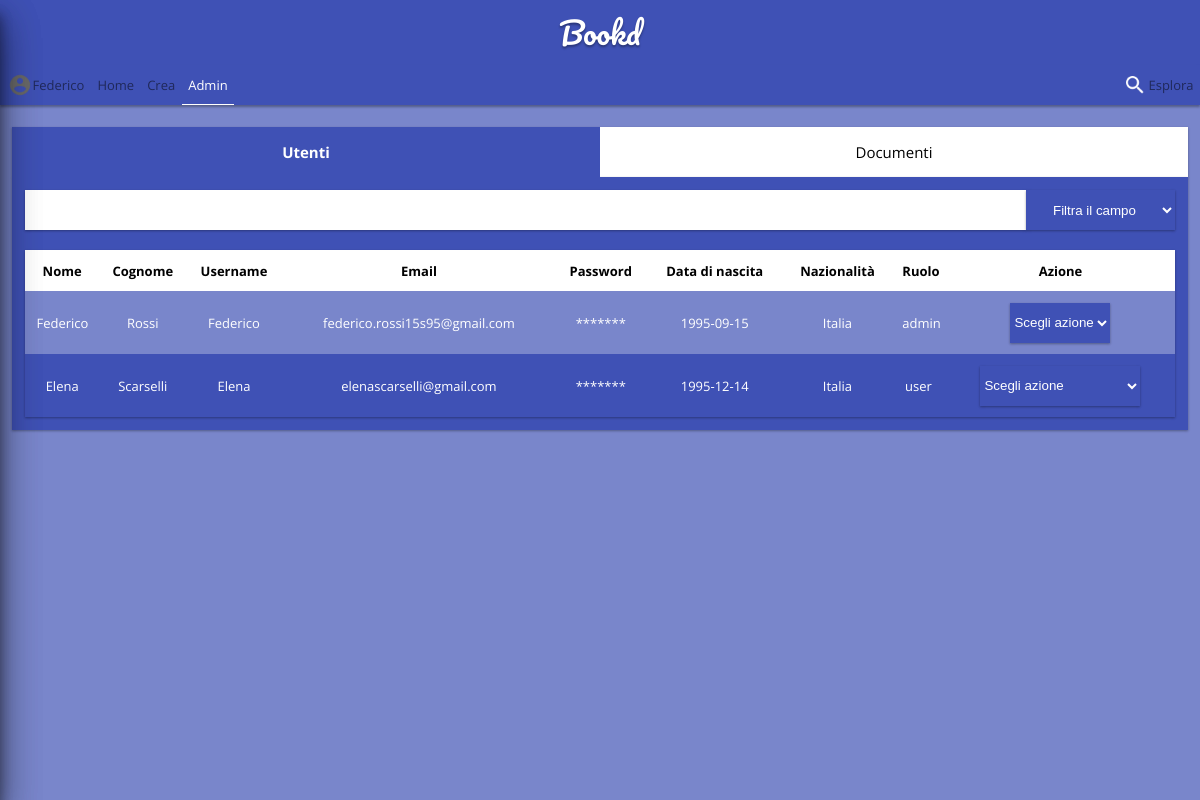
The page /authority.php (signed in) on the database as committed earlier.
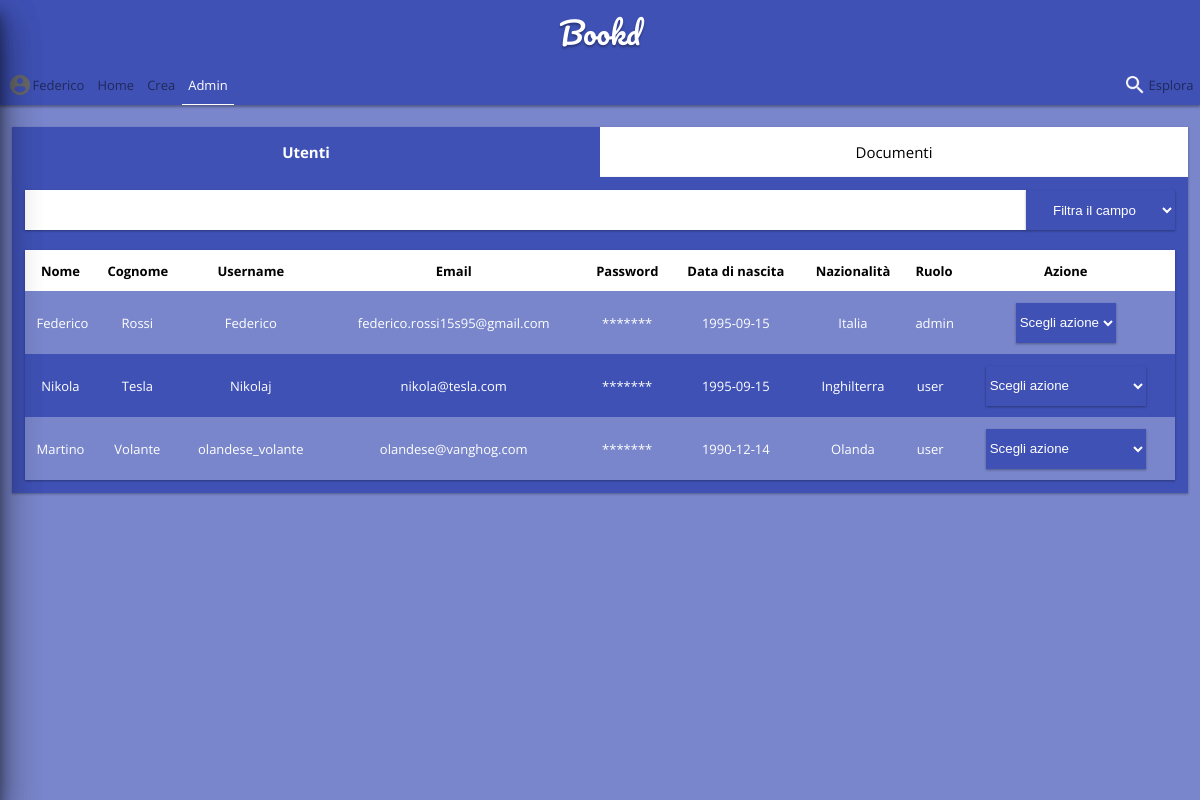
The same page on the database as committed later.
### tables this page shows
CREATE TABLE `user` (
  `id` int(11) NOT NULL AUTO_INCREMENT,
  `username` varchar(45) NOT NULL,
  `password` varchar(255) NOT NULL,
  `email` varchar(80) NOT NULL,
  `name` varchar(45) DEFAULT NULL,
  `surname` varchar(45) DEFAULT NULL,
  `birthdate` date DEFAULT NULL,
  `country` varchar(45) DEFAULT NULL,
  `credits` float NOT NULL DEFAULT '0',
  `picture` varchar(255) NOT NULL DEFAULT './img/default.png',
  `role` varchar(45) NOT NULL DEFAULT 'user',
  PRIMARY KEY (`id`),
  UNIQUE KEY `username_UNIQUE` (`username`),
  UNIQUE KEY `email_UNIQUE` (`email`)
);

### php/partials/secured.php (called while the page is built, shortened)
<?php
	session_start();
	if($_SESSION['user'])
		$user = $_SESSION['user'];

### php/lib/model/User.php (called while the page is built, shortened)
<?php
class User {
	private $id;
	public function __wakeup() {
		$this->refresh();
	}
	public static function read($id) {
		global $db;
		$stmnt = $db->prepare("SELECT * FROM user WHERE id=?");
		$stmnt->bind_param("i",$id);
		$stmnt->execute();
		$result = $stmnt->get_result();
		$user = $result->fetch_object('User');
		return $user;
	}
	public static function fetchAll() {
		global $db;
		$stmnt = $db->prepare("SELECT * FROM user");
		$stmnt->execute();
		$result = $stmnt->get_result();
		$users = array();
		while($userObj = $result->fetch_object("User"))
			array_push($users, $userObj);
		return $users;
	}
	public function __get($field) {
		return $this->$field;
	}
	public function refresh() {
		$usr = User::read($this->id);
	}
}

### authority.php (the view, shortened to what this page needs)
<!DOCTYPE html>
<?php
	require "./php/partials/secured.php";
?>
<html lang="it">
<?php
	include "./php/partials/header.php";
	include "./php/partials/body.php";
	$users = User::fetchAll();
?>
		<main id="authorityFragmentContainer">
			<?php if($user->role == "admin") { ?>
			<article data-fragment data-name="Utenti">
				<form class="combo">
					<input class="light" type="search" id="userFilter">
					<select class="light" id="userSelector"></select>
				</form>
				<table class="userTable">
					<thead>
						<th>Nome</th>
						<th>Cognome</th>
						<th>Username</th>
						<th>Email</th>
						<th>Password</th>
						<th>Data di nascita</th>
						<th>Nazionalità</th>
						<th>Ruolo</th>
						<th>Azione</th>
					</thead>
					<tbody id="userTable">
						<?php
							foreach ($users as $tmp) {
								echo "
									<tr>
										<td>$tmp->name</td>
										<td>$tmp->surname</td>
										<td>$tmp->username</td>
										<td>$tmp->email</td>
										<td>*******</td>
										<td>$tmp->birthdate</td>
										<td>$tmp->country</td>
										<td>$tmp->role</td>
										<td>
											<select onchange='action(this)' data-id='$tmp->id' data-model='user'>
												<option value='-1'>Scegli azione</option>";
								echo "
												<option value='3'>Sospendi</option>
												<option value='2'>Rimuovi</option>
											</select>
										</td>
									</tr>
								";
							}
					?>
					</tbody>
				</table>
			</article>
			<?php } ?>
		</main>
	</body>
</html>

### php/partials/header.php (shortened to what this page needs)
<?php
	$menuVoices = array();
	$menuVoices['home'] = "/home.php";
	$menuVoices['crea'] = "/create.php";
	$menuVoices['admin'] = "/authority.php";
	$menuVoices['modera'] = "/authority.php";
	$thisUri = $_SERVER['REQUEST_URI'];
	$explodedUri = explode("/", $thisUri);
	$index = count($explodedUri) - 1;
	$thisUrl = "/" . $explodedUri[$index];
?>
<head>
	<link rel="stylesheet" media="screen and (max-width: 719px)" type="text/css" href="css/responsive.css">
	<link rel="stylesheet" media="screen and (min-width: 720px)" type="text/css" href="css/style.css">
</head>

### php/partials/body.php (shortened to what this page needs)
<body onload="bodyMain()">
	<header>
		<h1>Bookd</h1>
	</header>
	<nav>
		<ul id="nav">
			<li <?php if($thisUrl == "/profile.php") echo "class='active' " ?> id="picture"><a id="toggleProfile"  href="#"><img src="<?= $user->picture ?>" alt="Profile"><?= " " . $user->username ?></a></li>
			<?php
				foreach ($menuVoices as $name => $address) {
					if($name == "modera" && $user->role != "moderator") continue;
					$name = ucfirst($name);
					echo "<li ";
					if($address == $thisUrl) echo "class='active'";
					echo "><a href='.$address' >$name</a></li>";
				}
			?>
			<li class="right" id="searchButton"><a id="toggleSearch" href="#search"><img alt="search" src="./img/search.png" >Esplora</a></li>
		</ul>
	</nav>

### css/style.css (style rules this page uses)
html,body { margin:0; width:100%; height:100%; font-size:13px; background-color:#7986CB; font-family: 'Open Sans', sans-serif; overflow-x:hidden; }
h1,h2,h3,h4,h5,h6 { font-weight:lighter; }
body > header { display:block; background-color: #3F51B5; color:white; height:65px; line-height:65px; }
body > header > h1 { margin:0; width:50%; display: block; margin-left:auto; margin-right:auto; text-align:center; font-family: "Pacifico","sans-serif"; font-size: 30px; text-shadow: 0 2px 3px rgba(0,0,0,0.12), 0 2px 2px rgba(0,0,0,0.24); }
nav { background-color: #3F51B5; overflow-y:auto; width:100%; position:relative; box-shadow: 0 2px 3px rgba(0,0,0,0.12), 0 2px 2px rgba(0,0,0,0.24); }
nav > ul { padding:0; margin:0; list-style:none; }
nav > ul > li { float:left; }
nav > ul > li > a { color:rgba(0,0,0,0.50); display: block; text-decoration: none; padding:0.5em 0.5em; line-height: 2em; transition: color 0.2s ease-in-out; border-bottom:1px solid transparent; }
nav > ul > li.active > a, nav > ul > li > a:hover { color:white; border-bottom:1px solid white; }
nav > ul > li > a > img { float:left; background-color:transparent; height:2em; border-radius: 100%; border: 1px solid transparent; box-sizing:border-box; }
main { background-color:#7986CB; width:100%; height:calc( 100% - 3em - 66px ); padding:1%; box-sizing:border-box; overflow-y:auto; }
main article { background-color:#3F51B5; box-sizing:border-box; padding:1em; margin:1em; color:white; overflow-y:auto; box-shadow: 0 1px 3px rgba(0,0,0,0.12), 0 1px 2px rgba(0,0,0,0.24); }
.right { float:right; box-sizing:border-box; }
form.combo { display:flex; }
form select,select { height:40px; padding-left:2%; padding-right:2%; padding-top:5px; padding-bottom:5px; background-color:#3F51B5; color:white; border:1px transparent; box-shadow: 0 1px 3px rgba(0,0,0,0.12), 0 1px 2px rgba(0,0,0,0.24); }
td > select { padding:0; }
form input { background-color:#3F51B5; border: 1px solid transparent; color:white; padding:2%; padding-top:5px; padding-bottom:5px; font-size:14px; height:40px; text-align:center; font-family: 'Open Sans', sans-serif; display:inline-block; margin-bottom:20px; box-sizing:border-box; width:100%; text-align:left; text-align:center; box-shadow: 0 1px 3px rgba(0,0,0,0.12), 0 1px 2px rgba(0,0,0,0.24); transition: background-color 0.2s ease-in-out; }
form input.light { background-color:white; color:black; }
*.fragmentContainer { width:100%; }
.fragmentContainer > *[data-fragment] { margin:0; width:100%; float:none; }
table.userTable { border-collapse:collapse; width:100%; box-shadow: 0 1px 3px rgba(0,0,0,0.12), 0 1px 2px rgba(0,0,0,0.24); }
table.userTable > tbody tr:nth-child(odd) { background-color:#7986CB; }
table.userTable td, table.userTable th { text-align:center; padding:1%; }
table.userTable th { background-color:white; color:black; box-shadow: 0 1px 3px rgba(0,0,0,0.12), 0 1px 2px rgba(0,0,0,0.24); position:relative; }

Rows that differ between the two databases and show on the page:
changed user: name "Elena" → "Nikola"; surname "Scarselli" → "Tesla"; username "Elena" → "Nikolaj"; email "elenascarselli@gmail.com" → "nikola@tesla.com"; birthdate "1995-12-14" → "1995-09-15"; country "Italia" → "Inghilterra"
added user: name "Martino", surname "Volante", username "olandese_volante", email "olandese@vanghog.com", birthdate "1990-12-14", country "Olanda", role "user", id "Scegli azione"
